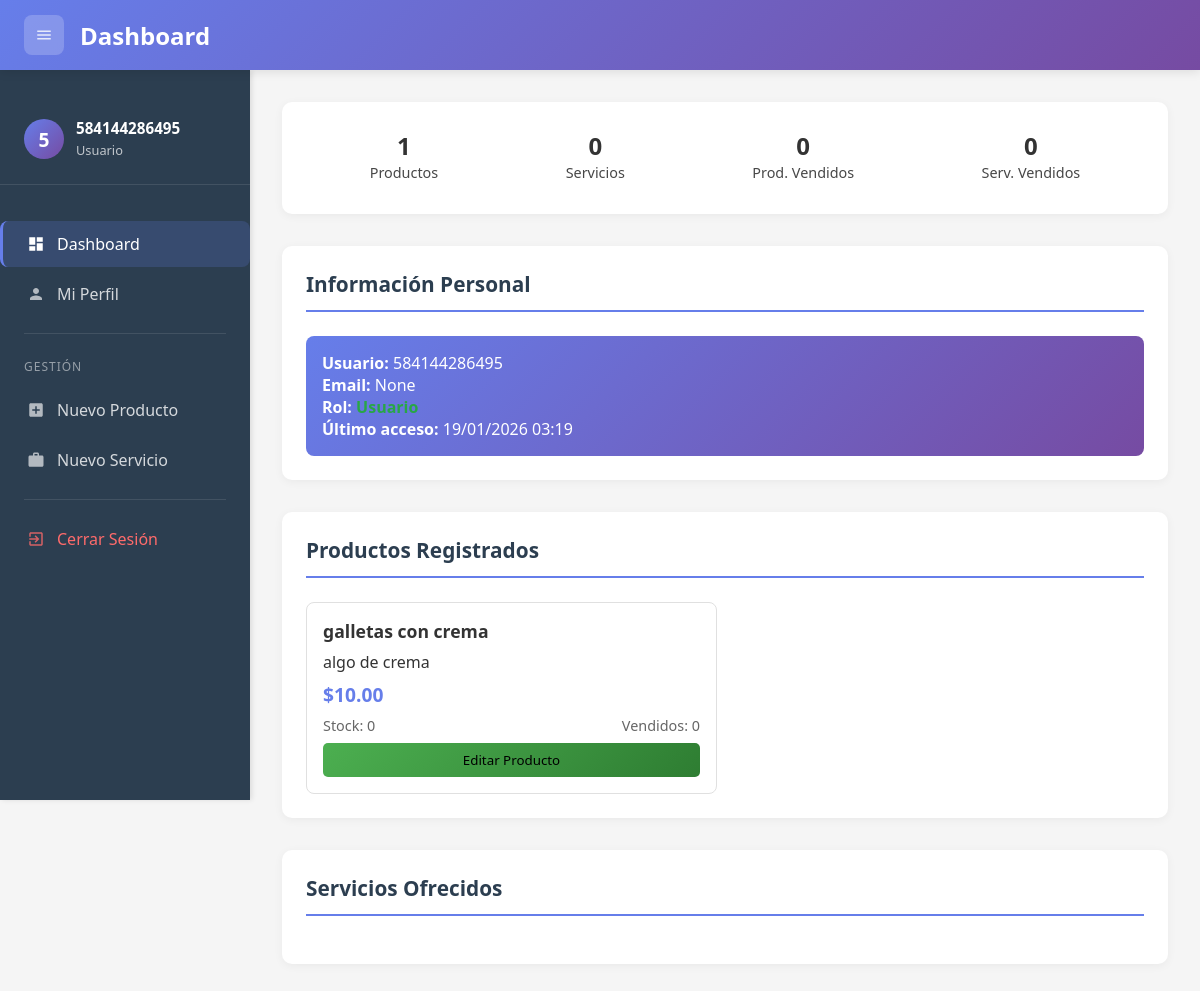
Page /dashboard (signed in) on the committed database.
### models.py (models this page shows, shortened)
class User(db.Model, UserMixin):
    id = db.Column(db.Integer, primary_key=True)
    username = db.Column(db.String(80), unique=True, nullable=False)
    password_hash = db.Column(db.String(200), nullable=False)
    email = db.Column(db.String(120), unique=True, nullable=True)
    role = db.Column(db.String(20), default='usuario')  # 'admin' o 'usuario'
    is_active = db.Column(db.Boolean, default=True)
    created_at = db.Column(db.DateTime, default=datetime.now)
    last_login = db.Column(db.DateTime, nullable=True)
    def is_admin(self):
        return self.role == 'admin'

class Producto(db.Model):
    id = db.Column(db.Integer, primary_key=True)
    nombre = db.Column(db.String(100), nullable=False)
    descripcion = db.Column(db.Text)
    precio = db.Column(db.Float, nullable=False)
    stock = db.Column(db.Integer, default=0)
    vendidos = db.Column(db.Integer, default=0)
    categoria_id = db.Column(db.Integer, db.ForeignKey('categorias.id'))
    subcategoria_id = db.Column(db.Integer, db.ForeignKey('subcategorias.id'))
    categoria = db.relationship('Categoria', backref=db.backref('productos', lazy=True))
    subcategoria = db.relationship('Subcategoria', backref=db.backref('productos', lazy=True))
    imagen_url = db.Column(db.String(255))
    created_by = db.Column(db.Integer, db.ForeignKey('user.id'))
    created_at = db.Column(db.DateTime, default=datetime.now)
    updated_at = db.Column(db.DateTime, default=datetime.now, onupdate=datetime.now)

### app.py (the view)
@app.route('/dashboard')
@login_required
def dashboard():
    if current_user.is_admin():
        total_productos = Producto.query.count()
        total_servicios = Servicio.query.count()
        productos_vendidos = sum(p.vendidos for p in Producto.query.all())
        servicios_vendidos = sum(s.vendidos for s in Servicio.query.all())
        productos = Producto.query.all()
        servicios = Servicio.query.all()
        ventas_realizadas = Venta.query.filter_by(vendedor_id=current_user.id).count()
    else:
        total_productos = Producto.query.filter_by(created_by=current_user.id).count()
        total_servicios = Servicio.query.filter_by(created_by=current_user.id).count()
        mis_productos = Producto.query.filter_by(created_by=current_user.id).all()
        productos_vendidos = sum(p.vendidos for p in mis_productos)
        mis_servicios = Servicio.query.filter_by(created_by=current_user.id).all()
        servicios_vendidos = sum(s.vendidos for s in mis_servicios)
        productos = mis_productos
        servicios = mis_servicios
        ventas_realizadas = Venta.query.filter_by(vendedor_id=current_user.id).count()
    return render_template('dashboard.html',
                         page_title='Dashboard',
                         total_productos=total_productos,
                         total_servicios=total_servicios,
                         productos_vendidos=productos_vendidos,
                         servicios_vendidos=servicios_vendidos,
                         productos=productos,
                         servicios=servicios,
                         ventas_realizadas=ventas_realizadas,
                         es_admin=current_user.is_admin())

### app.py (called while the page is built)
@login_manager.user_loader
def load_user(user_id):
    return User.query.get(int(user_id))

@app.context_processor
def inject_user_data():
    if current_user.is_authenticated:
        return {
            'es_admin': current_user.is_admin(),
            'current_user': current_user
        }
    return {}

### templates/dashboard.html (shortened to what this page needs)
{% extends "base.html" %}
{% block content %}
    <div class="section" style="display:flex">
        <div class="stat">
            <span class="stat-number">{{ total_productos }}</span>
            <span class="stat-label">Productos</span>
        </div>
        <div class="stat">
            <span class="stat-number">{{ total_servicios }}</span>
            <span class="stat-label">Servicios</span>
        </div>
        <div class="stat">
            <span class="stat-number">{{ productos_vendidos }}</span>
            <span class="stat-label">Prod. Vendidos</span>
        </div>
        <div class="stat">
            <span class="stat-number">{{ servicios_vendidos }}</span>
            <span class="stat-label">Serv. Vendidos</span>
        </div>
    </div>
    <div class="section">
        <h2 class="section-title">Información Personal</h2>
        <div class="info-personal">
            <p><strong>Usuario:</strong> {{ current_user.username }}</p>
            <p><strong>Email:</strong> {{ current_user.email }}</p>
            <p><strong>Rol:</strong>
                {% if current_user.is_admin() %}
                    <span style="color: #ffc107; font-weight: bold;">Administrador</span>
                {% else %}
                    <span style="color: #28a745; font-weight: bold;">Usuario</span>
                {% endif %}
            </p>
            <p><strong>Último acceso:</strong>
                {% if current_user.last_login %}
                    {{ current_user.last_login.strftime('%d/%m/%Y %H:%M') }}
                {% else %}
                    Hoy
                {% endif %}
            </p>
        </div>
    </div>
    <div class="section">
        <h2 class="section-title">Productos Registrados</h2>
        <div class="cards-container">
            {% for producto in productos %}
            <div class="card">
                <h3 class="card-title">{{ producto.nombre }}</h3>
                <p>{{ producto.descripcion }}</p>
                <div class="card-price">${{ "%.2f"|format(producto.precio) }}</div>
                <div class="card-stats">
                    <span>Stock: {{ producto.stock }}</span>
                    <span>Vendidos: {{ producto.vendidos }}</span>
                </div>
                <button class="btn-vender" onclick="location.href='{{ url_for('editar_producto', id=producto.id) }}'" style="background-color: #ffc107; color: #000;">
                    Editar Producto
                </button>
            </div>
            {% endfor %}
        </div>
    </div>
    <div class="section">
        <h2 class="section-title">Servicios Ofrecidos</h2>
    </div>
{% endblock %}

### templates/base.html (shortened to what this page needs)
<!DOCTYPE html>
<html lang="es">
<head>
</head>
<body>
    <header class="header">
        <div class="header-left">
            <button class="toggle-sidebar" onclick="toggleSidebar()" title="Menú">
                <svg class="icon-svg" viewBox="0 0 24 24">
                    <path d="M3 18h18v-2H3v2zm0-5h18v-2H3v2zm0-7v2h18V6H3z"/>
                </svg>
            </button>
            <h1 class="header-title">{% block page_title %}Dashboard{% endblock %}</h1>
        </div>
    </header>
    <div class="main-container">
        <nav class="sidebar" id="sidebar">
            <div class="sidebar-header">
                <div class="sidebar-user">
                    <div class="sidebar-user-avatar">
                        {{ current_user.username[0]|upper if current_user.username else 'U' }}
                    </div>
                    <div class="sidebar-user-info">
                        <h4>{{ current_user.username|default('Usuario') }}</h4>
                        <small>{{ current_user.role|default('Usuario')|title }}</small>
                    </div>
                </div>
            </div>
            <div class="sidebar-menu">
                <a href="{{ url_for('dashboard') }}" class="menu-item {% if request.endpoint == 'dashboard' %}active{% endif %}">
                    <svg class="icon-svg" viewBox="0 0 24 24">
                        <path d="M3 13h8V3H3v10zm0 8h8v-6H3v6zm10 0h8V11h-8v10zm0-18v6h8V3h-8z"/>
                    </svg>
                    <span>Dashboard</span>
                </a>
                <a href="{{ url_for('perfil') }}" class="menu-item {% if request.endpoint == 'perfil' %}active{% endif %}">
                    <svg class="icon-svg" viewBox="0 0 24 24">
                        <path d="M12 12c2.21 0 4-1.79 4-4s-1.79-4-4-4-4 1.79-4 4 1.79 4 4 4zm0 2c-2.67 0-8 1.34-8 4v2h16v-2c0-2.66-5.33-4-8-4z"/>
                    </svg>
                    <span>Mi Perfil</span>
                </a>
                <div class="menu-divider"></div>
                <div class="menu-section">Gestión</div>
                <a href="{{ url_for('nuevo_producto') }}" class="menu-item {% if request.endpoint == 'nuevo_producto' %}active{% endif %}">
                    <svg class="icon-svg" viewBox="0 0 24 24">
                        <path d="M19 3H5c-1.11 0-2 .9-2 2v14c0 1.1.89 2 2 2h14c1.1 0 2-.9 2-2V5c0-1.1-.9-2-2-2zm-2 10h-4v4h-2v-4H7v-2h4V7h2v4h4v2z"/>
                    </svg>
                    <span>Nuevo Producto</span>
                </a>
                <a href="{{ url_for('nuevo_servicio') }}" class="menu-item {% if request.endpoint == 'nuevo_servicio' %}active{% endif %}">
                    <svg class="icon-svg" viewBox="0 0 24 24">
                        <path d="M20 6h-4V4c0-1.11-.89-2-2-2h-4c-1.11 0-2 .89-2 2v2H4c-1.11 0-1.99.89-1.99 2L2 19c0 1.11.89 2 2 2h16c1.11 0 2-.89 2-2V8c0-1.11-.89-2-2-2zm-6 0h-4V4h4v2z"/>
                    </svg>
                    <span>Nuevo Servicio</span>
                </a>
                <div class="menu-divider"></div>
                <a href="{{ url_for('logout') }}" class="menu-item" style="color: #ff6b6b;">
                    <svg class="icon-svg" viewBox="0 0 24 24">
                        <path d="M10.09 15.59L11.5 17l5-5-5-5-1.41 1.41L12.67 11H3v2h9.67l-2.58 2.59zM19 3H5c-1.11 0-2 .9-2 2v4h2V5h14v14H5v-4H3v4c0 1.1.89 2 2 2h14c1.1 0 2-.9 2-2V5c0-1.1-.9-2-2-2z"/>
                    </svg>
                    <span>Cerrar Sesión</span>
                </a>
            </div>
        </nav>
        <main class="content-wrapper" id="contentWrapper">
            {% block content %}{% endblock %}
        </main>
    </div>
</body>
</html>

### rows in the picture
User: username "5", username "584144286495", role "Usuario", email "None", last_login "19/01/2026 03:19"
Producto: nombre "galletas con crema", descripcion "algo de crema", precio "10.00", stock "0", vendidos "0"

### other values in the picture
{{ total_productos }} "1"
{{ total_servicios }} "0"
{{ productos_vendidos }} "0"
{{ servicios_vendidos }} "0"
